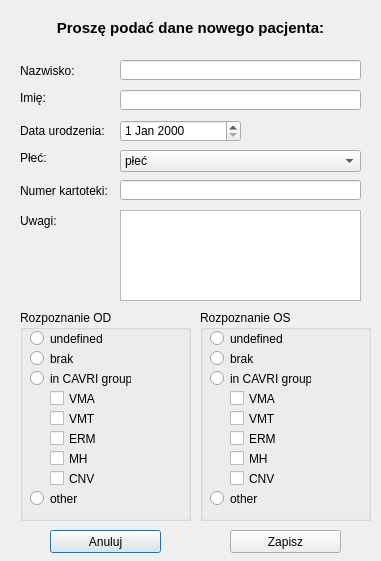
<?xml version="1.0" encoding="UTF-8"?>
<ui version="4.0">
 <class>NewPatientDialog</class>
 <widget class="QDialog" name="NewPatientDialog">
  <property name="geometry">
   <rect>
    <x>0</x>
    <y>0</y>
    <width>381</width>
    <height>561</height>
   </rect>
  </property>
  <property name="windowTitle">
   <string>Nowy Pacjent</string>
  </property>
  <widget class="QLabel" name="label_5">
   <property name="geometry">
    <rect>
     <x>20</x>
     <y>120</y>
     <width>91</width>
     <height>21</height>
    </rect>
   </property>
   <property name="text">
    <string>Data urodzenia:</string>
   </property>
  </widget>
  <widget class="QLineEdit" name="firstNameLEdit">
   <property name="enabled">
    <bool>true</bool>
   </property>
   <property name="geometry">
    <rect>
     <x>120</x>
     <y>90</y>
     <width>241</width>
     <height>20</height>
    </rect>
   </property>
  </widget>
  <widget class="QComboBox" name="genderCBox">
   <property name="enabled">
    <bool>true</bool>
   </property>
   <property name="geometry">
    <rect>
     <x>120</x>
     <y>150</y>
     <width>241</width>
     <height>22</height>
    </rect>
   </property>
   <property name="currentIndex">
    <number>2</number>
   </property>
   <item>
    <property name="text">
     <string>Kobieta</string>
    </property>
   </item>
   <item>
    <property name="text">
     <string>Mężczyzna</string>
    </property>
   </item>
   <item>
    <property name="text">
     <string>płeć</string>
    </property>
   </item>
  </widget>
  <widget class="QLabel" name="label_3">
   <property name="geometry">
    <rect>
     <x>20</x>
     <y>60</y>
     <width>81</width>
     <height>21</height>
    </rect>
   </property>
   <property name="text">
    <string>Nazwisko:</string>
   </property>
  </widget>
  <widget class="QDateEdit" name="birthDateEdit">
   <property name="enabled">
    <bool>true</bool>
   </property>
   <property name="geometry">
    <rect>
     <x>120</x>
     <y>120</y>
     <width>121</width>
     <height>22</height>
    </rect>
   </property>
  </widget>
  <widget class="QLineEdit" name="lastNameLEdit">
   <property name="enabled">
    <bool>true</bool>
   </property>
   <property name="geometry">
    <rect>
     <x>120</x>
     <y>60</y>
     <width>241</width>
     <height>20</height>
    </rect>
   </property>
  </widget>
  <widget class="QLabel" name="label_4">
   <property name="geometry">
    <rect>
     <x>20</x>
     <y>90</y>
     <width>31</width>
     <height>16</height>
    </rect>
   </property>
   <property name="text">
    <string>Imię:</string>
   </property>
  </widget>
  <widget class="QLabel" name="label_6">
   <property name="geometry">
    <rect>
     <x>20</x>
     <y>150</y>
     <width>46</width>
     <height>16</height>
    </rect>
   </property>
   <property name="text">
    <string>Płeć:</string>
   </property>
  </widget>
  <widget class="QLabel" name="label">
   <property name="geometry">
    <rect>
     <x>20</x>
     <y>20</y>
     <width>341</width>
     <height>16</height>
    </rect>
   </property>
   <property name="font">
    <font>
     <pointsize>11</pointsize>
     <weight>75</weight>
     <bold>true</bold>
    </font>
   </property>
   <property name="text">
    <string>Proszę podać dane nowego pacjenta:</string>
   </property>
   <property name="alignment">
    <set>Qt::AlignCenter</set>
   </property>
  </widget>
  <widget class="QPushButton" name="cancelButton">
   <property name="geometry">
    <rect>
     <x>50</x>
     <y>530</y>
     <width>111</width>
     <height>23</height>
    </rect>
   </property>
   <property name="text">
    <string>Anuluj</string>
   </property>
  </widget>
  <widget class="QPushButton" name="saveButton">
   <property name="geometry">
    <rect>
     <x>230</x>
     <y>530</y>
     <width>111</width>
     <height>23</height>
    </rect>
   </property>
   <property name="text">
    <string>Zapisz</string>
   </property>
  </widget>
  <widget class="QLabel" name="label_7">
   <property name="geometry">
    <rect>
     <x>20</x>
     <y>180</y>
     <width>91</width>
     <height>21</height>
    </rect>
   </property>
   <property name="text">
    <string>Numer kartoteki:</string>
   </property>
  </widget>
  <widget class="QLineEdit" name="fileNoLEdit">
   <property name="enabled">
    <bool>true</bool>
   </property>
   <property name="geometry">
    <rect>
     <x>120</x>
     <y>180</y>
     <width>241</width>
     <height>20</height>
    </rect>
   </property>
  </widget>
  <widget class="QLabel" name="label_8">
   <property name="geometry">
    <rect>
     <x>20</x>
     <y>210</y>
     <width>91</width>
     <height>21</height>
    </rect>
   </property>
   <property name="text">
    <string>Uwagi:</string>
   </property>
  </widget>
  <widget class="QTextEdit" name="notesTEdit">
   <property name="geometry">
    <rect>
     <x>120</x>
     <y>210</y>
     <width>241</width>
     <height>91</height>
    </rect>
   </property>
  </widget>
  <widget class="QGroupBox" name="ODPathologyGroupBox">
   <property name="geometry">
    <rect>
     <x>20</x>
     <y>310</y>
     <width>171</width>
     <height>211</height>
    </rect>
   </property>
   <property name="title">
    <string>Rozpoznanie OD</string>
   </property>
   <widget class="QCheckBox" name="odp_vmt_CBox">
    <property name="geometry">
     <rect>
      <x>30</x>
      <y>100</y>
      <width>70</width>
      <height>17</height>
     </rect>
    </property>
    <property name="text">
     <string>VMT</string>
    </property>
   </widget>
   <widget class="QRadioButton" name="odp_undef_RButton">
    <property name="geometry">
     <rect>
      <x>10</x>
      <y>20</y>
      <width>82</width>
      <height>17</height>
     </rect>
    </property>
    <property name="text">
     <string>undefined</string>
    </property>
   </widget>
   <widget class="QRadioButton" name="odp_none_RButton">
    <property name="geometry">
     <rect>
      <x>10</x>
      <y>40</y>
      <width>82</width>
      <height>17</height>
     </rect>
    </property>
    <property name="text">
     <string>brak</string>
    </property>
   </widget>
   <widget class="QRadioButton" name="odp_cavri_RButton">
    <property name="geometry">
     <rect>
      <x>10</x>
      <y>60</y>
      <width>101</width>
      <height>17</height>
     </rect>
    </property>
    <property name="text">
     <string>in CAVRI group</string>
    </property>
   </widget>
   <widget class="QRadioButton" name="odp_other_RButton">
    <property name="geometry">
     <rect>
      <x>10</x>
      <y>180</y>
      <width>82</width>
      <height>17</height>
     </rect>
    </property>
    <property name="text">
     <string>other</string>
    </property>
   </widget>
   <widget class="QCheckBox" name="odp_erm_CBox">
    <property name="geometry">
     <rect>
      <x>30</x>
      <y>120</y>
      <width>70</width>
      <height>17</height>
     </rect>
    </property>
    <property name="text">
     <string>ERM</string>
    </property>
   </widget>
   <widget class="QCheckBox" name="odp_mh_CBox">
    <property name="geometry">
     <rect>
      <x>30</x>
      <y>140</y>
      <width>70</width>
      <height>17</height>
     </rect>
    </property>
    <property name="text">
     <string>MH</string>
    </property>
   </widget>
   <widget class="QCheckBox" name="odp_cnv_CBox">
    <property name="geometry">
     <rect>
      <x>30</x>
      <y>160</y>
      <width>70</width>
      <height>17</height>
     </rect>
    </property>
    <property name="text">
     <string>CNV</string>
    </property>
   </widget>
   <widget class="QCheckBox" name="odp_vma_CBox">
    <property name="geometry">
     <rect>
      <x>30</x>
      <y>80</y>
      <width>70</width>
      <height>17</height>
     </rect>
    </property>
    <property name="text">
     <string>VMA</string>
    </property>
   </widget>
  </widget>
  <widget class="QGroupBox" name="OSPathologyGroupBox">
   <property name="geometry">
    <rect>
     <x>200</x>
     <y>310</y>
     <width>171</width>
     <height>211</height>
    </rect>
   </property>
   <property name="title">
    <string>Rozpoznanie OS</string>
   </property>
   <widget class="QRadioButton" name="osp_cavri_RButton">
    <property name="geometry">
     <rect>
      <x>10</x>
      <y>60</y>
      <width>101</width>
      <height>17</height>
     </rect>
    </property>
    <property name="text">
     <string>in CAVRI group</string>
    </property>
   </widget>
   <widget class="QCheckBox" name="osp_erm_CBox">
    <property name="geometry">
     <rect>
      <x>30</x>
      <y>120</y>
      <width>70</width>
      <height>17</height>
     </rect>
    </property>
    <property name="text">
     <string>ERM</string>
    </property>
   </widget>
   <widget class="QCheckBox" name="osp_vmt_CBox">
    <property name="geometry">
     <rect>
      <x>30</x>
      <y>100</y>
      <width>70</width>
      <height>17</height>
     </rect>
    </property>
    <property name="text">
     <string>VMT</string>
    </property>
   </widget>
   <widget class="QRadioButton" name="osp_none_RButton">
    <property name="geometry">
     <rect>
      <x>10</x>
      <y>40</y>
      <width>82</width>
      <height>17</height>
     </rect>
    </property>
    <property name="text">
     <string>brak</string>
    </property>
   </widget>
   <widget class="QCheckBox" name="osp_mh_CBox">
    <property name="geometry">
     <rect>
      <x>30</x>
      <y>140</y>
      <width>70</width>
      <height>17</height>
     </rect>
    </property>
    <property name="text">
     <string>MH</string>
    </property>
   </widget>
   <widget class="QRadioButton" name="osp_undef_RButton">
    <property name="geometry">
     <rect>
      <x>10</x>
      <y>20</y>
      <width>82</width>
      <height>17</height>
     </rect>
    </property>
    <property name="text">
     <string>undefined</string>
    </property>
   </widget>
   <widget class="QCheckBox" name="osp_cnv_CBox">
    <property name="geometry">
     <rect>
      <x>30</x>
      <y>160</y>
      <width>70</width>
      <height>17</height>
     </rect>
    </property>
    <property name="text">
     <string>CNV</string>
    </property>
   </widget>
   <widget class="QRadioButton" name="osp_other_RButton">
    <property name="geometry">
     <rect>
      <x>10</x>
      <y>180</y>
      <width>82</width>
      <height>17</height>
     </rect>
    </property>
    <property name="text">
     <string>other</string>
    </property>
   </widget>
   <widget class="QCheckBox" name="osp_vma_CBox">
    <property name="geometry">
     <rect>
      <x>30</x>
      <y>80</y>
      <width>70</width>
      <height>17</height>
     </rect>
    </property>
    <property name="text">
     <string>VMA</string>
    </property>
   </widget>
  </widget>
 </widget>
 <tabstops>
  <tabstop>lastNameLEdit</tabstop>
  <tabstop>firstNameLEdit</tabstop>
  <tabstop>birthDateEdit</tabstop>
  <tabstop>genderCBox</tabstop>
  <tabstop>fileNoLEdit</tabstop>
  <tabstop>notesTEdit</tabstop>
  <tabstop>saveButton</tabstop>
  <tabstop>odp_undef_RButton</tabstop>
  <tabstop>odp_none_RButton</tabstop>
  <tabstop>odp_cavri_RButton</tabstop>
  <tabstop>odp_vma_CBox</tabstop>
  <tabstop>odp_vmt_CBox</tabstop>
  <tabstop>odp_erm_CBox</tabstop>
  <tabstop>odp_mh_CBox</tabstop>
  <tabstop>odp_cnv_CBox</tabstop>
  <tabstop>odp_other_RButton</tabstop>
  <tabstop>osp_undef_RButton</tabstop>
  <tabstop>osp_none_RButton</tabstop>
  <tabstop>osp_cavri_RButton</tabstop>
  <tabstop>osp_vma_CBox</tabstop>
  <tabstop>osp_vmt_CBox</tabstop>
  <tabstop>osp_erm_CBox</tabstop>
  <tabstop>osp_mh_CBox</tabstop>
  <tabstop>osp_cnv_CBox</tabstop>
  <tabstop>osp_other_RButton</tabstop>
  <tabstop>cancelButton</tabstop>
 </tabstops>
 <resources/>
 <connections/>
</ui>
